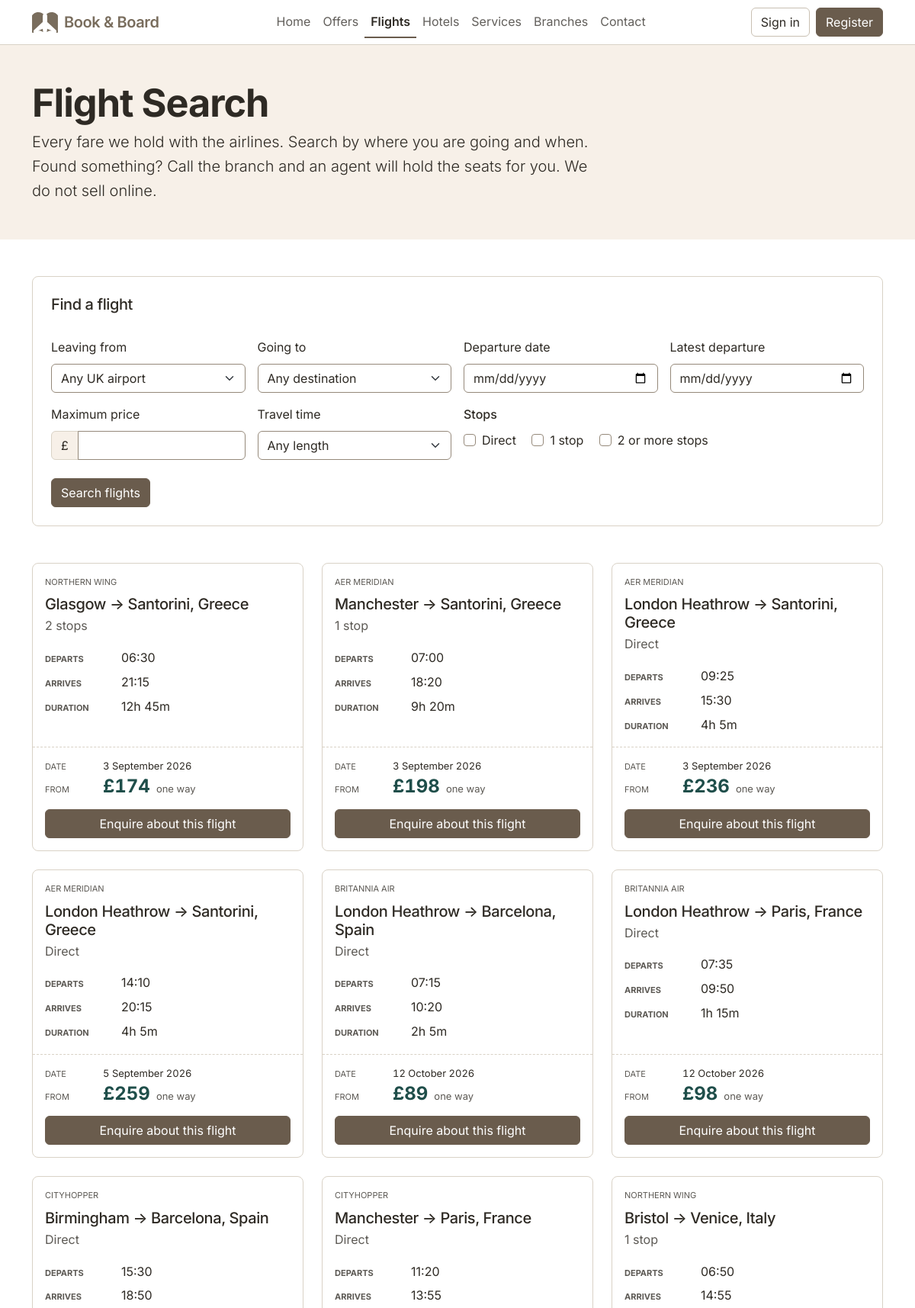
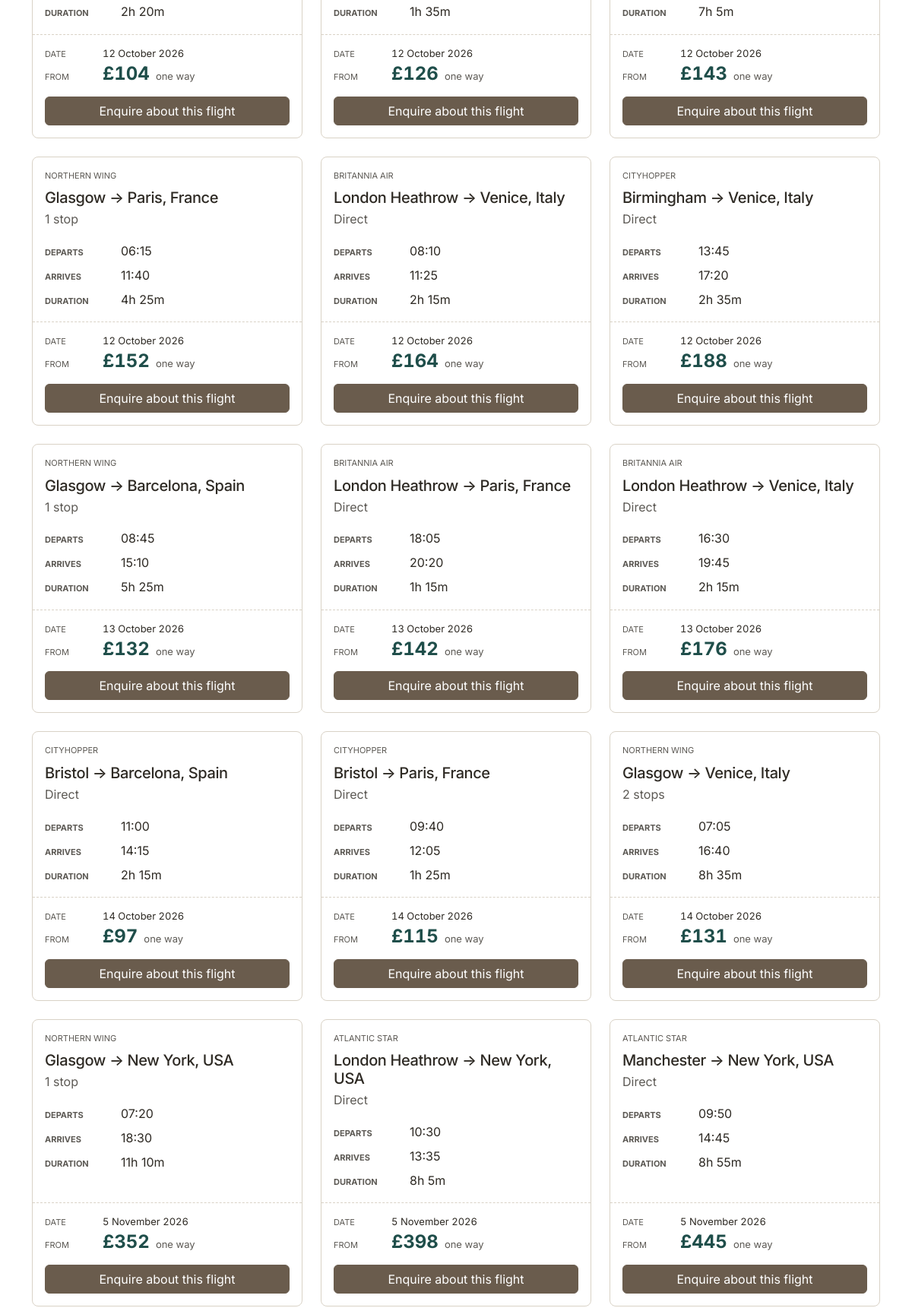
Page /flights.php (upper part) on the committed database (2 pictures, top to bottom).
### tables this page shows
CREATE TABLE IF NOT EXISTS flights (
  id               INT UNSIGNED      NOT NULL AUTO_INCREMENT,
  airline          VARCHAR(80)       NOT NULL,
  origin           VARCHAR(100)      NOT NULL,
  destination      VARCHAR(100)      NOT NULL,
  departure_date   DATE              NOT NULL,
  departure_time   TIME              NOT NULL,
  arrival_time     TIME              NOT NULL,
  duration_minutes SMALLINT UNSIGNED NOT NULL,
  stops            TINYINT UNSIGNED  NOT NULL DEFAULT 0,
  price            DECIMAL(10,2)     NOT NULL,
  created_at       DATETIME          NOT NULL DEFAULT CURRENT_TIMESTAMP,
  PRIMARY KEY (id),
  KEY idx_flights_search (destination, departure_date)
);

### includes/format.php (called while the page is built, shortened)
<?php
function e(string $value): string
{
    return htmlspecialchars($value, ENT_QUOTES, 'UTF-8');
}
function money(int|float $amount): string
{
    return '£' . number_format((float) $amount, 0, '.', ',');
}
function date_long(string $date): string
{
    $value = date_create($date);
    return $value ? $value->format('j F Y') : '';
}
function invalid(array $errors, string $field): string
{
    return isset($errors[$field]) ? ' is-invalid' : '';
}

### includes/db.php (called while the page is built, shortened)
<?php
function db(): PDO
{
    static $pdo = null;
    if ($pdo === null) {
        $dsn = sprintf('mysql:host=%s;port=%d;dbname=%s;charset=utf8mb4', DB_HOST, DB_PORT, DB_NAME);
        $pdo = new PDO($dsn, DB_USER, DB_PASS, [
            PDO::ATTR_ERRMODE            => PDO::ERRMODE_EXCEPTION,
            PDO::ATTR_DEFAULT_FETCH_MODE => PDO::FETCH_ASSOC,
            PDO::ATTR_EMULATE_PREPARES   => false,
        ]);
    }
    return $pdo;
}
function db_available(): bool
{
    static $available = null;
    if ($available === null) {
        try {
            $available = true;
        } catch (PDOException $e) {
            $available = false;
        }
    }
    return $available;
}
function flights_search(array $criteria): array
{
    $where  = [];
    $params = [];
    $destination = trim((string) ($criteria['destination'] ?? ''));
    $dateFrom = trim((string) ($criteria['dateFrom'] ?? ''));
    $dateTo   = trim((string) ($criteria['dateTo'] ?? ''));
    $origin = trim((string) ($criteria['origin'] ?? ''));
    $maxPrice = (float) ($criteria['maxPrice'] ?? 0);
    $maxDuration = (int) ($criteria['maxDuration'] ?? 0);
    $stops = array_values(array_unique(array_map('intval', (array) ($criteria['stops'] ?? []))));
    $statement = db()->prepare(
        'SELECT airline, origin, destination,
                departure_date   AS departureDate,
                departure_time   AS departureTime,
                arrival_time     AS arrivalTime,
                duration_minutes AS durationMinutes,
                stops, price
           FROM flights'
        . ($where ? ' WHERE ' . implode(' AND ', $where) : '') . '
          ORDER BY departure_date, price, departure_time'
    );
    $statement->execute($params);
    $rows = $statement->fetchAll();
    foreach ($rows as &$row) {
        $row['durationMinutes'] = (int) $row['durationMinutes'];
        $row['stops']           = (int) $row['stops'];
    }
    return $rows;
}

### flights.php (the view, shortened to what this page needs)
<?php
function clock(string $time): string
{
    $value = date_create($time);
    return $value ? $value->format('H:i') : '';
}
function flight_stops(int $stops): string
{
    if ($stops === 0) {
        return 'Direct';
    }
    return $stops . ' stop' . ($stops === 1 ? '' : 's');
}
function flight_duration(int $minutes): string
{
    $hours = intdiv($minutes, 60);
    $rest  = $minutes % 60;
    return $rest === 0 ? $hours . 'h' : $hours . 'h ' . $rest . 'm';
}
$today = date('Y-m-d');
$values = [
    'destination' => trim((string) ($_GET['destination'] ?? '')),
    'origin'      => trim((string) ($_GET['origin'] ?? '')),
    'dateFrom'    => trim((string) ($_GET['dateFrom'] ?? '')),
    'dateTo'      => trim((string) ($_GET['dateTo'] ?? '')),
    'maxPrice'    => trim((string) ($_GET['maxPrice'] ?? '')),
    'maxDuration' => trim((string) ($_GET['maxDuration'] ?? '')),
    'stops'       => array_map('intval', (array) ($_GET['stops'] ?? [])),
];
$errors  = [];
$results = [];
if (!isset(DURATION_CHOICES[(int) $values['maxDuration']])) {
    $values['maxDuration'] = '';
}
$values['stops'] = array_values(array_filter(
    $values['stops'],
    static fn(int $stop): bool => isset(STOP_CHOICES[$stop])
));
if (!$errors) {
    $results = flights_search([
        'destination' => $values['destination'],
        'origin'      => $values['origin'],
        'dateFrom'    => $values['dateFrom'],
        'dateTo'      => $values['dateTo'],
        'maxPrice'    => $values['maxPrice'] === '' ? 0 : (float) $values['maxPrice'],
        'maxDuration' => $values['maxDuration'] === '' ? 0 : (int) $values['maxDuration'],
        'stops'       => $values['stops'],
    ]);
}
$filter = $values['destination'] !== ''
    || $values['origin'] !== ''
    || $values['dateFrom'] !== ''
    || $values['dateTo'] !== ''
    || $values['maxPrice'] !== ''
    || $values['maxDuration'] !== ''
    || $values['stops'] !== [];
require_once(__DIR__ . '/includes/header.php');
?>
  <section class="bg-body-tertiary py-5">
    <div class="container">
      <div class="col-lg-8">
        <h1>Flight Search</h1>
        <p class="lead mb-0">
          Every fare we hold with the airlines. Search by where you are going and when. Found
          something? Call the branch and an agent will hold the seats for you. We do not sell online.
        </p>
      </div>
    </div>
  </section>
  <section class="py-5">
    <div class="container">
      <form method="get" action="flights.php" class="card mb-5" novalidate>
        <div class="card-body p-4">
          <fieldset class="mb-0">
            <legend class="h5 mb-3">Find a flight</legend>
            <div class="row g-3">
              <div class="col-md-6 col-lg-3">
                <label for="origin" class="form-label">Leaving from</label>
                <select class="form-select<?= invalid($errors, 'origin') ?>"
                        id="origin" name="origin"
                        <?= isset($errors['origin']) ? 'aria-invalid="true" aria-describedby="origin-error"' : '' ?>>
                  <option value="">Any UK airport</option>
                </select>
              </div>
              <div class="col-md-6 col-lg-3">
                <label for="destination" class="form-label">Going to</label>
                <select class="form-select<?= invalid($errors, 'destination') ?>"
                        id="destination" name="destination"
                        <?= isset($errors['destination']) ? 'aria-invalid="true" aria-describedby="destination-error"' : '' ?>>
                  <option value="">Any destination</option>
                </select>
              </div>
              <div class="col-md-6 col-lg-3">
                <label for="dateFrom" class="form-label">Departure date</label>
                <input type="date" class="form-control<?= invalid($errors, 'dateFrom') ?>"
                       id="dateFrom" name="dateFrom" value="<?= e($values['dateFrom']) ?>"
                       min="<?= e($today) ?>"
                       <?= isset($errors['dateFrom']) ? 'aria-describedby="dateFrom-error"' : '' ?>
                       <?= isset($errors['dateFrom']) ? 'aria-invalid="true"' : '' ?>>
              </div>
              <div class="col-md-6 col-lg-3">
                <label for="dateTo" class="form-label">Latest departure</label>
                <input type="date" class="form-control<?= invalid($errors, 'dateTo') ?>"
                       id="dateTo" name="dateTo" value="<?= e($values['dateTo']) ?>"
                       min="<?= e($today) ?>"
                       <?= isset($errors['dateTo']) ? 'aria-describedby="dateTo-error"' : '' ?>
                       <?= isset($errors['dateTo']) ? 'aria-invalid="true"' : '' ?>>
              </div>
              <div class="col-md-6 col-lg-3">
                <label for="maxPrice" class="form-label">Maximum price</label>
                <div class="input-group<?= isset($errors['maxPrice']) ? ' has-validation' : '' ?>">
                  <span class="input-group-text" aria-hidden="true">£</span>
                  <input type="number" class="form-control<?= invalid($errors, 'maxPrice') ?>"
                         id="maxPrice" name="maxPrice" value="<?= e($values['maxPrice']) ?>"
                         min="0" step="10" inputmode="numeric"
                         <?= isset($errors['maxPrice']) ? 'aria-describedby="maxPrice-error"' : '' ?>
                         <?= isset($errors['maxPrice']) ? 'aria-invalid="true"' : '' ?>>
                </div>
              </div>
              <div class="col-md-6 col-lg-3">
                <label for="maxDuration" class="form-label">Travel time</label>
                <select class="form-select" id="maxDuration" name="maxDuration">
                  <option value="">Any length</option>
                </select>
              </div>
              <div class="col-lg-6">
                <fieldset class="mb-0">
                  <legend class="form-label fs-6 mb-2">Stops</legend>
                  <?php foreach (STOP_CHOICES as $count => $label): ?>
                    <div class="form-check form-check-inline">
                      <input class="form-check-input" type="checkbox" value="<?= $count ?>"
                             id="stops-<?= $count ?>" name="stops[]"
                             <?= in_array($count, $values['stops'], true) ? 'checked' : '' ?>>
                      <label class="form-check-label" for="stops-<?= $count ?>"><?= e($label) ?></label>
                    </div>
                  <?php endforeach; ?>
                </fieldset>
              </div>
            </div>
          </fieldset>
          <div class="d-grid d-sm-block mt-4">
            <button type="submit" class="btn btn-primary">Search flights</button>
          </div>
        </div>
      </form>
      <?php if (!$results): ?>
        <h2 class="h5">No flights found</h2>
        <p class="mb-0">
          <?= $filter
              ? 'Nothing we hold matches all of that. Try changing one of your filters above.'
              : 'We have no flights loaded at the moment. Please check back soon.' ?>
        </p>
      <?php else: ?>
        <div class="row row-cols-1 row-cols-md-2 row-cols-xl-3 g-4">
          <?php foreach ($results as $flight): ?>
            <?php $departs = date_long($flight['departureDate']); ?>
            <div class="col">
              <article class="card h-100">
                <div class="card-body d-flex flex-column">
                  <p class="offer-type mb-2"><?= e($flight['airline']) ?></p>
                  <h3 class="card-title h5 mb-1">
                    <?= e($flight['origin']) ?>
                    <span aria-hidden="true">→</span><span class="visually-hidden">to</span>
                    <?= e($flight['destination']) ?>
                  </h3>
                  <p class="text-body-secondary mb-3"><?= e(flight_stops($flight['stops'])) ?></p>
                  <dl class="detail-list mb-3">
                    <dt class="detail-label">Departs</dt>
                    <dd><?= e(clock($flight['departureTime'])) ?></dd>
                    <dt class="detail-label">Arrives</dt>
                    <dd><?= e(clock($flight['arrivalTime'])) ?></dd>
                    <dt class="detail-label">Duration</dt>
                    <dd><?= e(flight_duration($flight['durationMinutes'])) ?></dd>
                  </dl>
                  <div class="fare mt-auto">
                    <p class="fare-line mb-1">
                      <span class="fare-label">Date</span>
                      <span class="fare-value"><?= e($departs) ?></span>
                    </p>
                    <p class="fare-line mb-3">
                      <span class="fare-label">From</span>
                      <span class="fare-price">
                        <span class="fare-amount"><?= e(money($flight['price'])) ?></span>
                        <span class="fare-unit">one way</span>
                      </span>
                    </p>
                    <a class="btn btn-primary w-100" href="contact.php"
                       aria-label="Enquire about this flight: <?= e($flight['airline']) ?>, <?= e($flight['origin']) ?> to <?= e($flight['destination']) ?>, <?= e($departs) ?>">Enquire about this flight</a>
                  </div>
                </div>
              </article>
            </div>
          <?php endforeach; ?>
        </div>
      <?php endif; ?>
    </div>
  </section>
<?php require_once(__DIR__ . '/includes/footer.php'); ?>

### assets/css/theme.css (style rules this page uses)
:root { --brand: #6A5C4D; --brand-logo: #796D5D; --brand-dark: #574B3E; --brand-darker: #4A4034; --ink: #2E2A24; --tint: #F7F0E8; --rule: #D9D2C6; --rule-strong: #C9C0B2; --field-border: #95897A; --accent-ink: #1F4E4A; --ink-wash: rgba(46, 42, 36, 0.14); --focus-ring: 0 0 0 0.25rem rgba(123, 108, 91, 0.35); --bs-body-font-family: "Inter", system-ui, -apple-system, "Segoe UI", sans-serif; --bs-body-line-height: 1.6; --bs-primary-rgb: 106, 92, 77; --bs-dark-rgb: 46, 42, 36; --bs-body-color: var(--ink); --bs-body-color-rgb: 46, 42, 36; --bs-border-color: var(--rule); --bs-light-rgb: 247, 240, 232; --bs-tertiary-bg: var(--tint); --bs-tertiary-bg-rgb: 247, 240, 232; --bs-secondary-color: rgba(46, 42, 36, 0.78); --bs-link-color: var(--brand-dark); --bs-link-color-rgb: 87, 75, 62; --bs-link-hover-color: var(--brand-darker); }
.btn { --bs-btn-focus-shadow-rgb: 123, 108, 91; }
.btn-primary { --bs-btn-bg: var(--brand); --bs-btn-border-color: var(--brand); --bs-btn-hover-bg: var(--brand-dark); --bs-btn-hover-border-color: var(--brand-dark); --bs-btn-active-bg: var(--brand-darker); --bs-btn-active-border-color: var(--brand-darker); --bs-btn-disabled-bg: var(--brand); --bs-btn-disabled-border-color: var(--brand); --bs-btn-disabled-color: #fff; }
.card { --bs-card-border-color: var(--rule); --bs-card-border-radius: 0.5rem; }
.form-control, .form-select, .form-check-input { border-color: var(--field-border); }
h1, h2, h3, .display-4, .navbar-brand .fw-semibold { letter-spacing: -0.02em; }
h1, .display-4 { font-weight: 700; }
h2, h3 { font-weight: 600; }
legend { font-weight: 600; letter-spacing: -0.02em; }
legend.form-label { font-weight: 500; letter-spacing: normal; }
h1 { font-size: clamp(2.25rem, 1.65rem + 2.2vw, 3.15rem); line-height: 1.1; }
.offer-type, .fare-label, .fare-value, .fare-amount, .detail-label, .table td, .table th { font-variant-numeric: tabular-nums; }
.offer-type, .fare-label, .detail-label { font-size: 0.6875rem; text-transform: uppercase; color: var(--bs-secondary-color); }
.fare { border-top: 1px dashed var(--rule); margin-inline: calc(-1 * var(--bs-card-spacer-x, 1rem)); padding: 0.875rem var(--bs-card-spacer-x, 1rem) 0; }
.fare-line { display: flex; align-items: baseline; gap: 0.5rem; }
.fare-label { flex: 0 0 4.25rem; }
.fare-price { display: flex; flex-wrap: wrap; align-items: baseline; column-gap: 0.5rem; }
.fare-amount { font-weight: 700; font-size: 1.5rem; line-height: 1; color: var(--accent-ink); }
.fare-value, .fare-unit { font-size: 0.8125rem; }
.fare-unit { color: var(--bs-secondary-color); }
.detail-list { display: grid; grid-template-columns: 5.5rem 1fr; gap: 0.4rem 0.75rem; align-items: baseline; }
.detail-list dt { padding-top: 0.15rem; }
.detail-list dd { margin: 0; }
body { min-height: 100dvh; }
[id], a, button, input, select, textarea, summary, [tabindex] { scroll-margin-top: 5rem; }

### rows in the picture
flights: airline "NORTHERN WING", origin "Glasgow", destination "Santorini, Greece", stops "2 stops", departure_time "06:30", arrival_time "21:15", duration_minutes "12h 45m", departure_date "3 September 2026", price "£174"
flights: airline "AER MERIDIAN", origin "Manchester", destination "Santorini, Greece", stops "1 stop", departure_time "07:00", arrival_time "18:20", duration_minutes "9h 20m", departure_date "3 September 2026", price "£198"
flights: airline "AER MERIDIAN", origin "London Heathrow", destination "Santorini, Greece", stops "Direct", departure_time "09:25", arrival_time "15:30", duration_minutes "4h 5m", departure_date "3 September 2026", price "£236"
flights: airline "AER MERIDIAN", origin "London Heathrow", destination "Santorini, Greece", stops "Direct", departure_time "14:10", arrival_time "20:15", duration_minutes "4h 5m", departure_date "5 September 2026", price "£259"
flights: airline "BRITANNIA AIR", origin "London Heathrow", destination "Barcelona, Spain", stops "Direct", departure_time "07:15", arrival_time "10:20", duration_minutes "2h 5m", departure_date "12 October 2026", price "£89"
flights: airline "BRITANNIA AIR", origin "London Heathrow", destination "Paris, France", stops "Direct", departure_time "07:35", arrival_time "09:50", duration_minutes "1h 15m", departure_date "12 October 2026", price "£98"
flights: airline "CITYHOPPER", origin "Birmingham", destination "Barcelona, Spain", stops "Direct", departure_time "15:30", arrival_time "18:50", duration_minutes "2h 20m", departure_date "12 October 2026", price "£104"
flights: airline "CITYHOPPER", origin "Manchester", destination "Paris, France", stops "Direct", departure_time "11:20", arrival_time "13:55", duration_minutes "1h 35m", departure_date "12 October 2026", price "£126"
flights: airline "NORTHERN WING", origin "Bristol", destination "Venice, Italy", stops "1 stop", departure_time "06:50", arrival_time "14:55", duration_minutes "7h 5m", departure_date "12 October 2026", price "£143"
flights: airline "NORTHERN WING", origin "Glasgow", destination "Paris, France", stops "1 stop", departure_time "06:15", arrival_time "11:40", duration_minutes "4h 25m", departure_date "12 October 2026", price "£152"
flights: airline "BRITANNIA AIR", origin "London Heathrow", destination "Venice, Italy", stops "Direct", departure_time "08:10", arrival_time "11:25", duration_minutes "2h 15m", departure_date "12 October 2026", price "£164"
flights: airline "CITYHOPPER", origin "Birmingham", destination "Venice, Italy", stops "Direct", departure_time "13:45", arrival_time "17:20", duration_minutes "2h 35m", departure_date "12 October 2026", price "£188"
flights: airline "NORTHERN WING", origin "Glasgow", destination "Barcelona, Spain", stops "1 stop", departure_time "08:45", arrival_time "15:10", duration_minutes "5h 25m", departure_date "13 October 2026", price "£132"
flights: airline "BRITANNIA AIR", origin "London Heathrow", destination "Paris, France", stops "Direct", departure_time "18:05", arrival_time "20:20", duration_minutes "1h 15m", departure_date "13 October 2026", price "£142"
flights: airline "BRITANNIA AIR", origin "London Heathrow", destination "Venice, Italy", stops "Direct", departure_time "16:30", arrival_time "19:45", duration_minutes "2h 15m", departure_date "13 October 2026", price "£176"
flights: airline "CITYHOPPER", origin "Bristol", destination "Barcelona, Spain", stops "Direct", departure_time "11:00", arrival_time "14:15", duration_minutes "2h 15m", departure_date "14 October 2026", price "£97"
flights: airline "CITYHOPPER", origin "Bristol", destination "Paris, France", stops "Direct", departure_time "09:40", arrival_time "12:05", duration_minutes "1h 25m", departure_date "14 October 2026", price "£115"
flights: airline "NORTHERN WING", origin "Glasgow", destination "Venice, Italy", stops "2 stops", departure_time "07:05", arrival_time "16:40", duration_minutes "8h 35m", departure_date "14 October 2026", price "£131"
flights: airline "NORTHERN WING", origin "Glasgow", destination "New York, USA", stops "1 stop", departure_time "07:20", arrival_time "18:30", duration_minutes "11h 10m", departure_date "5 November 2026", price "£352"
flights: airline "ATLANTIC STAR", origin "London Heathrow", destination "New York, USA", stops "Direct", departure_time "10:30", arrival_time "13:35", duration_minutes "8h 5m", departure_date "5 November 2026", price "£398"
flights: airline "ATLANTIC STAR", origin "Manchester", destination "New York, USA", stops "Direct", departure_time "09:50", arrival_time "14:45", duration_minutes "8h 55m", departure_date "5 November 2026", price "£445"

### other values in the picture
$item['label'] "Home"
$item['label'] "Offers"
$item['label'] "Flights"
$item['label'] "Hotels"
$item['label'] "Services"
$item['label'] "Branches"
$item['label'] "Contact"
$label "Direct"
$label "1 stop"
$label "2 or more stops"
